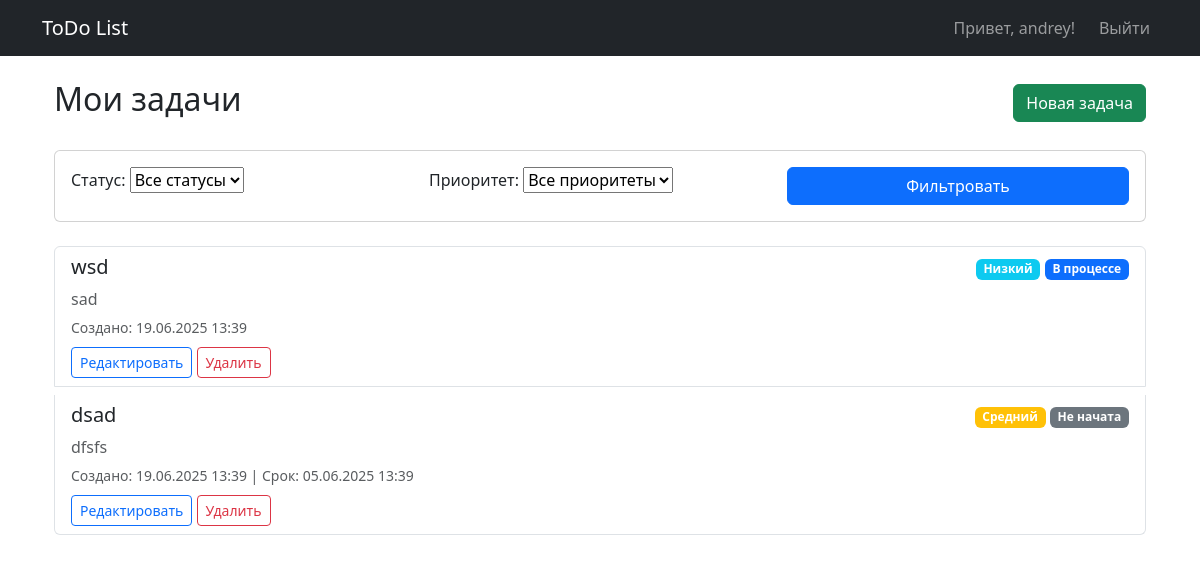
The page / (signed in) on the database as committed earlier.
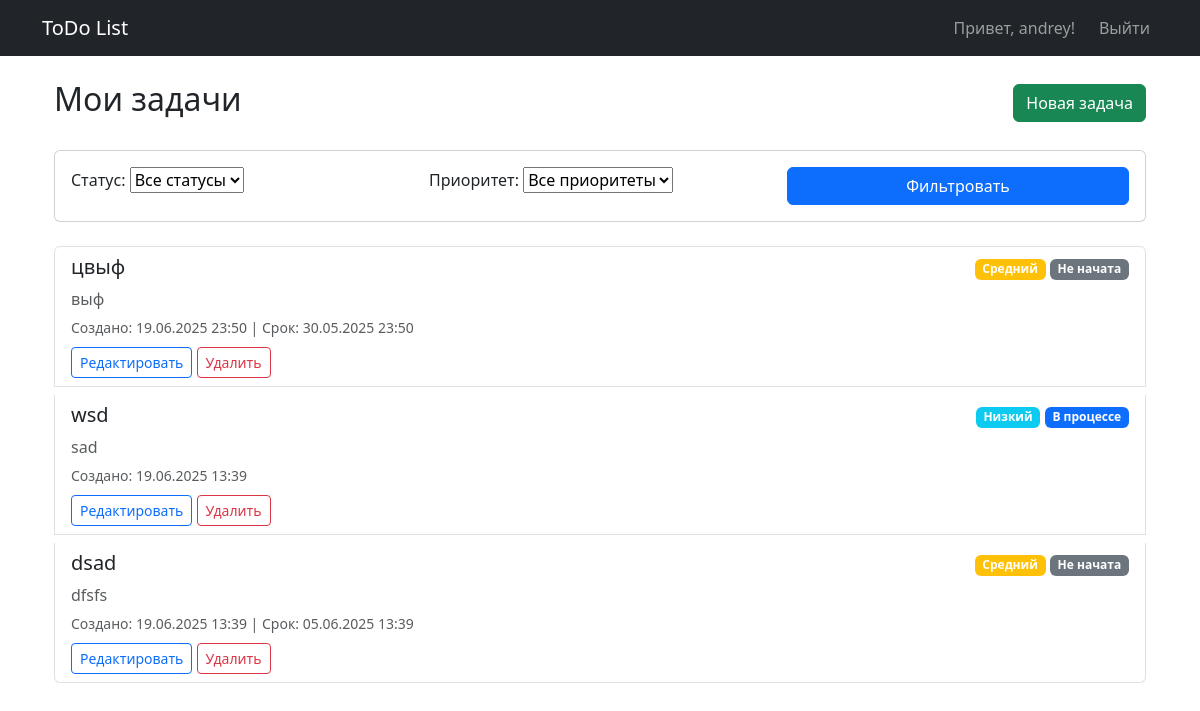
The same page on the database as committed later.
### app/models.py (models this page shows, shortened)
class Task(models.Model):
    PRIORITY_CHOICES = [
        ('low', 'Низкий'),
        ('medium', 'Средний'),
        ('high', 'Высокий'),
    ]
    STATUS_CHOICES = [
        ('not_started', 'Не начата'),
        ('in_progress', 'В процессе'),
        ('completed', 'Завершена'),
    ]
    title = models.CharField(max_length=200)
    description = models.TextField(blank=True)
    created = models.DateTimeField(auto_now_add=True)
    due_date = models.DateTimeField(null=True, blank=True)
    priority = models.CharField(max_length=10, choices=PRIORITY_CHOICES, default='medium')
    status = models.CharField(max_length=15, choices=STATUS_CHOICES, default='not_started')
    user = models.ForeignKey(User, on_delete=models.CASCADE)

### app/views.py (the view)
# urls.py: path('', views.task_list, name='task_list'),
@login_required
def task_list(request):
    tasks = Task.objects.filter(user=request.user).order_by('-created')
    filter_form = TaskFilterForm(request.GET)
    if filter_form.is_valid():
        if filter_form.cleaned_data['status']:
            tasks = tasks.filter(status=filter_form.cleaned_data['status'])
        if filter_form.cleaned_data['priority']:
            tasks = tasks.filter(priority=filter_form.cleaned_data['priority'])
    context = {
        'tasks': tasks,
        'filter_form': filter_form,
    }
    return render(request, 'todos/task_list.html', context)

### app/forms.py
class TaskFilterForm(forms.Form):
    STATUS_CHOICES = [
        ('', 'Все статусы'),
        ('not_started', 'Не начата'),
        ('in_progress', 'В процессе'),
        ('completed', 'Завершена'),
    ]
    PRIORITY_CHOICES = [
        ('', 'Все приоритеты'),
        ('low', 'Низкий'),
        ('medium', 'Средний'),
        ('high', 'Высокий'),
    ]
    status = forms.ChoiceField(
        choices=STATUS_CHOICES,
        required=False,
        label='Статус'
    )
    priority = forms.ChoiceField(
        choices=PRIORITY_CHOICES,
        required=False,
        label='Приоритет'
    )

### app/templates/todos/task_list.html (shortened to what this page needs)
{% extends "base.html" %}
{% block content %}
<div class="container mt-4">
    <div class="d-flex justify-content-between align-items-center mb-4">
        <h2>Мои задачи</h2>
        <a href="{% url 'task_create' %}" class="btn btn-success">
             Новая задача
        </a>
    </div>
    <form method="get" class="mb-4 card card-body">
        <div class="row g-3">
            <div class="col-md-4">
                {{ filter_form.status.label_tag }}
                {{ filter_form.status }}
            </div>
            <div class="col-md-4">
                {{ filter_form.priority.label_tag }}
                {{ filter_form.priority }}
            </div>
            <div class="col-md-4 d-flex align-items-end">
                <button type="submit" class="btn btn-primary w-100">
                     Фильтровать
                </button>
            </div>
        </div>
    </form>
    {% if tasks %}
    <div class="list-group">
        {% for task in tasks %}
        <div class="list-group-item mb-2">
            <div class="d-flex justify-content-between align-items-start">
                <div>
                    <h5>{{ task.title }}</h5>
                    <p class="mb-1 text-muted">{{ task.description|truncatechars:100 }}</p>
                    <small class="text-muted">
                        Создано: {{ task.created|date:"d.m.Y H:i" }}
                        {% if task.due_date %}
                        | Срок: {{ task.due_date|date:"d.m.Y H:i" }}
                        {% endif %}
                    </small>
                </div>
                <div class="text-end">
                    <span class="badge bg-{% if task.priority == 'high' %}danger{% elif task.priority == 'medium' %}warning{% else %}info{% endif %}">
                        {{ task.get_priority_display }}
                    </span>
                    <span class="badge bg-{% if task.status == 'completed' %}success{% elif task.status == 'in_progress' %}primary{% else %}secondary{% endif %}">
                        {{ task.get_status_display }}
                    </span>
                </div>
            </div>
            <div class="mt-2">
                <a href="{% url 'task_update' task.pk %}" class="btn btn-sm btn-outline-primary">
                     Редактировать
                </a>
                <a href="{% url 'task_delete' task.pk %}" class="btn btn-sm btn-outline-danger">
                     Удалить
                </a>
            </div>
        </div>
        {% endfor %}
    </div>
    {% else %}
    <div class="alert alert-info">Задачи не найдены. Измените параметры фильтра или создайте новую задачу.</div>
    {% endif %}
</div>
{% endblock %}

### app/templates/base.html (shortened to what this page needs)
<!DOCTYPE html>
<html lang="ru">
<head>
    <link href="https://cdn.jsdelivr.net/npm/bootstrap@5.3.0/dist/css/bootstrap.min.css" rel="stylesheet">
</head>
<body>
    <nav class="navbar navbar-expand-lg navbar-dark bg-dark">
        <div class="container">
            <a class="navbar-brand" href="{% url 'task_list' %}">ToDo List</a>
            <div class="navbar-nav">
                {% if user.is_authenticated %}
                    <span class="navbar-text me-3">Привет, {{ user.username }}!</span>
                    <a class="nav-link" href="{% url 'logout' %}">Выйти</a>
                {% else %}
                    <a class="nav-link" href="{% url 'login' %}">Войти</a>
                    <a class="nav-link" href="{% url 'register' %}">Регистрация</a>
                {% endif %}
            </div>
        </div>
    </nav>
    <div class="container mt-4">
        {% block content %}{% endblock %}
    </div>
</body>
</html>

Rows that differ between the two databases and show on the page:
added Task: title "цвыф", description "выф", created "19.06.2025 23:50", due_date "30.05.2025 23:50", priority "Средний", status "Не начата"
